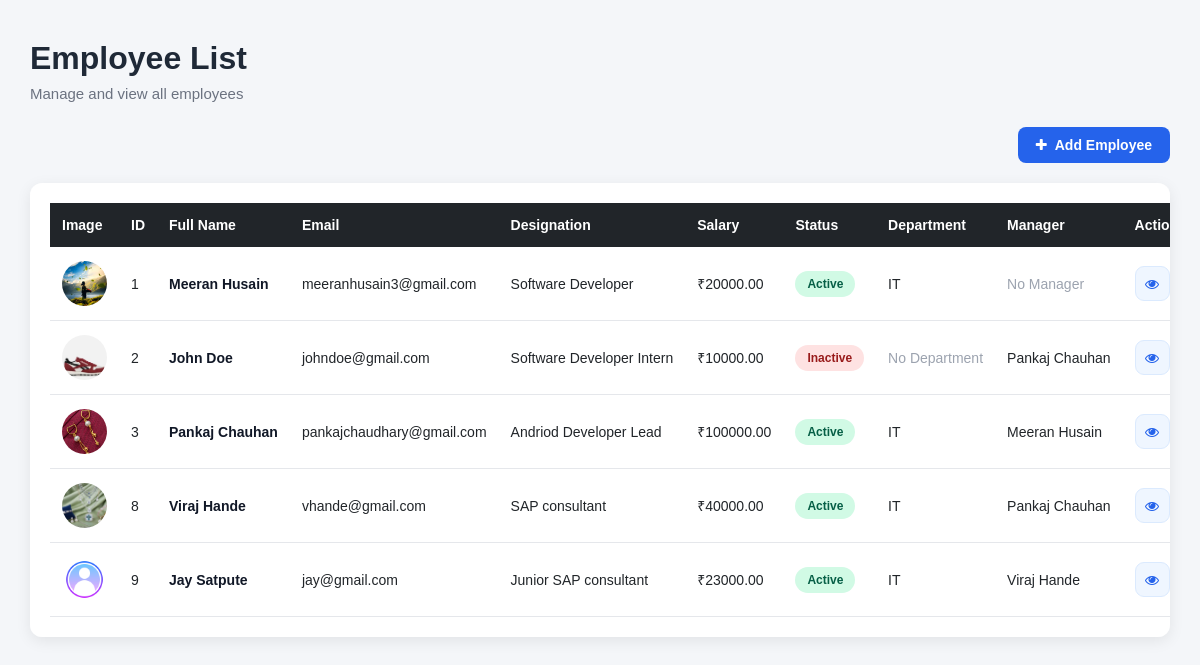
The app's page /, older data.
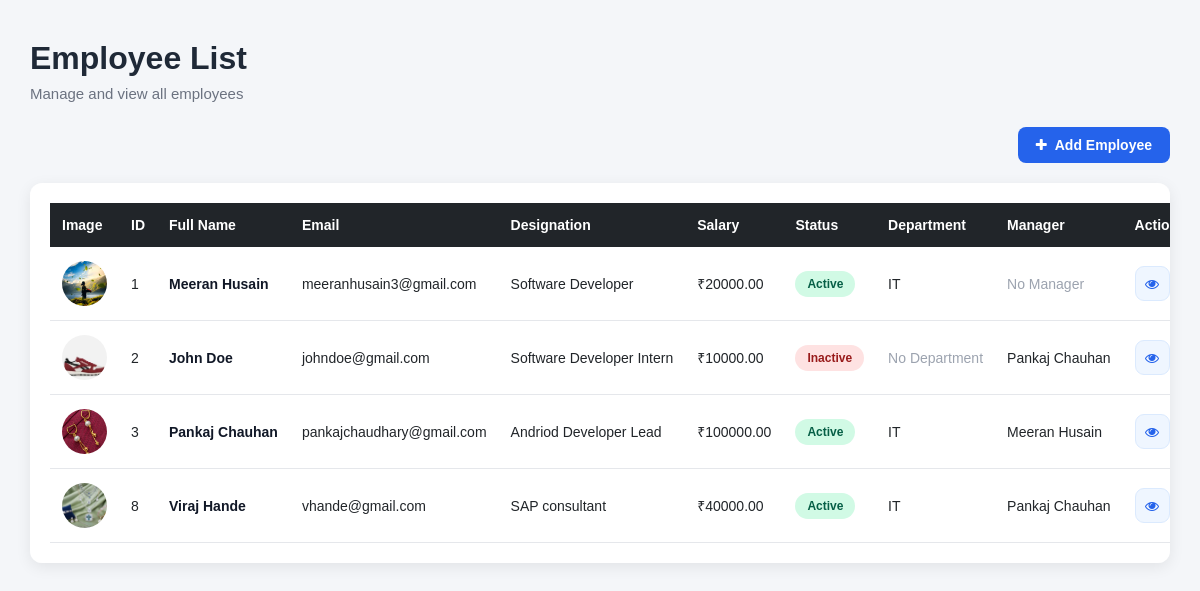
The same page, newer data.
### employees/models.py (models this page shows, shortened)
class Employee(models.Model):
    first_name = models.CharField(max_length=50)
    last_name = models.CharField(max_length=50)
    email = models.EmailField(unique=True)
    designation = models.CharField(max_length=100)
    image = models.ImageField(upload_to='employee_images', default='default.png')
    salary = models.DecimalField(max_digits=10, decimal_places=2)
    joining_date = models.DateField()
    is_active = models.BooleanField(default=True)
    department = models.ForeignKey(Department, on_delete=models.SET_NULL, blank=True, null=True)
    manager = models.ForeignKey("self", on_delete=models.SET_NULL, blank=True, null=True)
    is_deleted = models.BooleanField(default=False)  # Soft delete flag
    def full_name(self):
        return f"{self.first_name} {self.last_name}"

class Department(models.Model):
    dept_name = models.CharField(max_length=30)
    dept_location = models.CharField(max_length=100)

### Employee_main/views.py (the view)
# urls.py: 2. Add a URL to urlpatterns:  path('', views.home, name='home')
def home(request):
    employees = Employee.objects.filter(is_deleted=False)  # Fetch all employee objects that are not marked as deleted from the Employee model.
    context = {
        'employees': employees,
    }
    return render(request, 'home.html', context)

### templates/home.html (shortened to what this page needs)
{% load static %}
<!DOCTYPE html>
<html lang="en">
<head>
    <link rel="stylesheet" href="{% static 'css/style.css' %}">
    <link rel="stylesheet" href="https://cdnjs.cloudflare.com/ajax/libs/font-awesome/4.7.0/css/font-awesome.min.css">
</head>
<body>
    <div class="container">
        <div class="page-header">
            <h1>Employee List</h1>
            <p>Manage and view all employees</p>
        </div>
        <div class="add-employee-container">
            <a href="{% url 'employee_add' %}" class="add-employee-btn">
                <i class="fa fa-plus"></i>
                Add Employee
            </a>
        </div>
        <div class="table-container">
            <table class="employee-table">
                <thead>
                    <tr>
                        <th>Image</th>
                        <th>ID</th>
                        <th>Full Name</th>
                        <th>Email</th>
                        <th>Designation</th>
                        <th>Salary</th>
                        <th>Status</th>
                        <th>Department</th>
                        <th>Manager</th>
                        <th>Actions</th>
                    </tr>
                </thead>
                <tbody>
                    {% for emp in employees %}
                    <tr>
                        <td>
                            {% if emp.image %}
                                <img src="{{ emp.image.url }}" alt="{{ emp.full_name }}" class="employee-list-image">
                            {% else %}
                                <img src="{% static 'images/default.png' %}" alt="{{ emp.full_name }}" class="employee-list-image">
                            {% endif %}
                        </td>
                        <td>{{ emp.id }}</td>
                        <td class="employee-name">{{ emp.full_name }}</td>
                        <td>{{ emp.email }}</td>
                        <td>{{ emp.designation }}</td>
                        <td>₹{{ emp.salary }}</td>
                        <td>
                            {% if emp.is_active %}
                                <span class="status active">
                                    Active
                                </span>
                            {% else %}
                                <span class="status inactive">
                                    Inactive
                                </span>
                            {% endif %}
                        </td>
                        <td>
                            {% if emp.department %}
                                {{ emp.department.dept_name }}
                            {% else %}
                                <span class="muted">
                                    No Department
                                </span>
                            {% endif %}
                        </td>
                        <td>
                            {% if emp.manager %}
                                {{ emp.manager.full_name }}
                            {% else %}
                                <span class="muted">
                                    No Manager
                                </span>
                            {% endif %}
                        </td>
                        <td>
                            <div class="action-buttons">
                                <a href="{% url 'employee_detail' id=emp.id %}" class="action-btn view-btn" aria-label="View Employee" title="View Employee">
                                    <i class="fa fa-eye"></i>
                                </a>
                            </div>
                        </td>
                    </tr>
                    {% empty %}
                    <tr>
                        <td colspan="10" class="no-data">
                            No employees found.
                        </td>
                    </tr>
                    {% endfor %}
                </tbody>
            </table>
        </div>
    </div>
</body>
</html>

Row changes from the older to the newer data that the page shows:
no longer on this page (row edited): Employee: image (placeholder picture), id "9", full_name "Jay Satpute", email "jay@gmail.com", designation "Junior SAP consultant", salary "23000.00", is_active "Active", department.dept_name "IT", manager.full_name "Viraj Hande"
